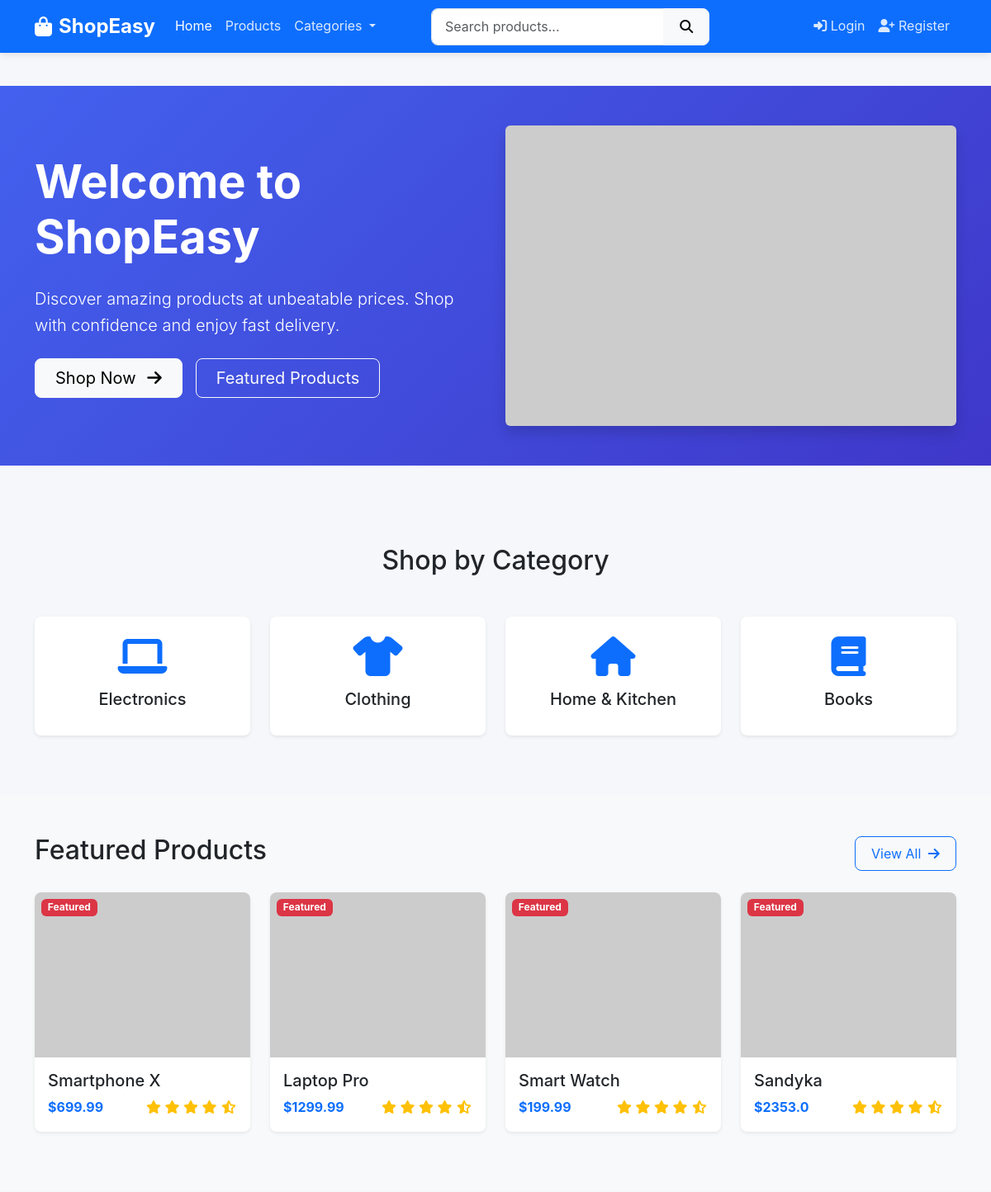
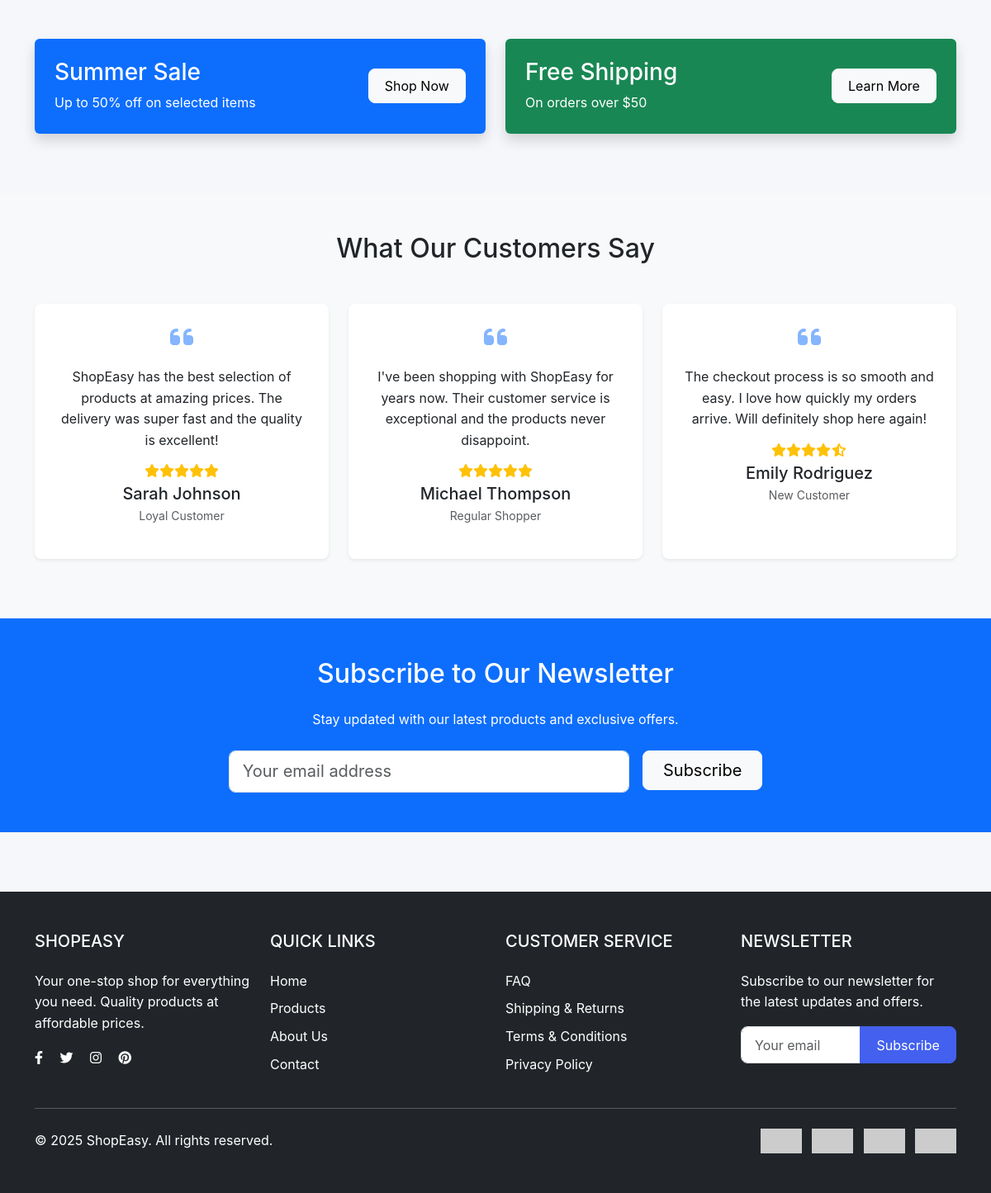
The page /home on the database its author committed (2 pictures, top to bottom).
### app/models.py (models this page shows, shortened)
class Category(db.Model):
    id = db.Column(db.Integer, primary_key=True)
    name = db.Column(db.String(50), unique=True, nullable=False)
    description = db.Column(db.String(200))
    products = db.relationship('Product', backref='category', lazy=True)

class Product(db.Model):
    id = db.Column(db.Integer, primary_key=True)
    name = db.Column(db.String(100), nullable=False)
    description = db.Column(db.Text, nullable=False)
    price = db.Column(db.Float, nullable=False)
    stock = db.Column(db.Integer, default=0)
    image = db.Column(db.String(100), default='default_product.jpg')
    category_id = db.Column(db.Integer, db.ForeignKey('category.id'), nullable=False)
    store_id = db.Column(db.Integer, db.ForeignKey('store.id'), nullable=True)
    date_added = db.Column(db.DateTime, default=datetime.utcnow)
    is_featured = db.Column(db.Boolean, default=False)

### app/routes/main.py (the view)
@main.route('/')
@main.route('/home')
def home():
    featured_products = Product.query.filter_by(is_featured=True).limit(4).all()
    categories = Category.query.all()
    return render_template('home.html',
                          featured_products=featured_products,
                          categories=categories,
                          title='Welcome to ShopEasy')

### app/templates/home.html (shortened to what this page needs)
{% extends "base.html" %}
{% block content %}
<section class="hero-section bg-primary text-white py-5">
    <div class="container">
        <div class="row align-items-center">
            <div class="col-lg-6 mb-4 mb-lg-0">
                <h1 class="display-4 fw-bold mb-4">Welcome to ShopEasy</h1>
                <p class="lead mb-4">Discover amazing products at unbeatable prices. Shop with confidence and enjoy fast delivery.</p>
                <div class="d-grid gap-2 d-md-flex">
                    <a href="{{ url_for('products.list_products') }}" class="btn btn-light btn-lg px-4 me-md-2">
                        Shop Now <i class="fas fa-arrow-right ms-2"></i>
                    </a>
                    <a href="#featured-products" class="btn btn-outline-light btn-lg px-4">
                        Featured Products
                    </a>
                </div>
            </div>
            <div class="col-lg-6">
                <img src="https://via.placeholder.com/600x400" alt="ShopEasy" class="img-fluid rounded shadow">
            </div>
        </div>
    </div>
</section>
<section class="py-5">
    <div class="container">
        <h2 class="text-center mb-5">Shop by Category</h2>
        <div class="row">
            {% for category in categories %}
            <div class="col-6 col-md-3 mb-4">
                <a href="{{ url_for('products.category', category_id=category.id) }}" class="text-decoration-none">
                    <div class="card category-card h-100 border-0 shadow-sm">
                        <div class="card-body text-center py-4">
                            <i class="fas fa-{% if category.name == 'Electronics' %}laptop{% elif category.name == 'Clothing' %}tshirt{% elif category.name == 'Home & Kitchen' %}home{% elif category.name == 'Books' %}book{% else %}shopping-bag{% endif %} fa-3x mb-3 text-primary"></i>
                            <h5 class="card-title">{{ category.name }}</h5>
                        </div>
                    </div>
                </a>
            </div>
            {% endfor %}
        </div>
    </div>
</section>
<section id="featured-products" class="py-5 bg-light">
    <div class="container">
        <div class="d-flex justify-content-between align-items-center mb-4">
            <h2>Featured Products</h2>
            <a href="{{ url_for('products.list_products') }}" class="btn btn-outline-primary">
                View All <i class="fas fa-arrow-right ms-1"></i>
            </a>
        </div>
        <div class="row">
            {% for product in featured_products %}
            <div class="col-md-6 col-lg-3 mb-4">
                <div class="card product-card h-100 shadow-sm">
                    <div class="position-relative">
                        {% if product.is_featured %}
                        <span class="badge bg-danger position-absolute top-0 start-0 m-2">Featured</span>
                        {% endif %}
                    </div>
                    <div class="card-body">
                        <h5 class="card-title">{{ product.name }}</h5>
                        <div class="d-flex justify-content-between align-items-center">
                            <span class="fw-bold text-primary">${{ product.price }}</span>
                            <div class="rating">
                                <i class="fas fa-star text-warning"></i>
                                <i class="fas fa-star text-warning"></i>
                                <i class="fas fa-star text-warning"></i>
                                <i class="fas fa-star text-warning"></i>
                                <i class="fas fa-star-half-alt text-warning"></i>
                            </div>
                        </div>
                    </div>
                </div>
            </div>
            {% endfor %}
        </div>
    </div>
</section>
<section class="py-5">
    <div class="container">
        <div class="row">
            <div class="col-md-6 mb-4">
                <div class="promo-banner bg-primary text-white p-4 rounded shadow">
                    <div class="row align-items-center">
                        <div class="col-8">
                            <h3>Summer Sale</h3>
                            <p class="mb-0">Up to 50% off on selected items</p>
                        </div>
                        <div class="col-4 text-end">
                            <a href="#" class="btn btn-light">Shop Now</a>
                        </div>
                    </div>
                </div>
            </div>
            <div class="col-md-6 mb-4">
                <div class="promo-banner bg-success text-white p-4 rounded shadow">
                    <div class="row align-items-center">
                        <div class="col-8">
                            <h3>Free Shipping</h3>
                            <p class="mb-0">On orders over $50</p>
                        </div>
                        <div class="col-4 text-end">
                            <a href="#" class="btn btn-light">Learn More</a>
                        </div>
                    </div>
                </div>
            </div>
        </div>
    </div>
</section>
<section class="py-5 bg-light">
    <div class="container">
        <h2 class="text-center mb-5">What Our Customers Say</h2>
        <div class="row">
            <div class="col-md-4 mb-4">
                <div class="card h-100 shadow-sm">
                    <div class="card-body text-center p-4">
                        <div class="mb-3">
                            <i class="fas fa-quote-left fa-2x text-primary opacity-50"></i>
                        </div>
                        <p class="card-text">ShopEasy has the best selection of products at amazing prices. The delivery was super fast and the quality is excellent!</p>
                        <div class="d-flex justify-content-center mb-2">
                            <i class="fas fa-star text-warning"></i>
                            <i class="fas fa-star text-warning"></i>
                            <i class="fas fa-star text-warning"></i>
                            <i class="fas fa-star text-warning"></i>
                            <i class="fas fa-star text-warning"></i>
                        </div>
                        <h5 class="card-title mb-1">Sarah Johnson</h5>
                        <p class="text-muted small">Loyal Customer</p>
                    </div>
                </div>
            </div>
            <div class="col-md-4 mb-4">
                <div class="card h-100 shadow-sm">
                    <div class="card-body text-center p-4">
                        <div class="mb-3">
                            <i class="fas fa-quote-left fa-2x text-primary opacity-50"></i>
                        </div>
                        <p class="card-text">I've been shopping with ShopEasy for years now. Their customer service is exceptional and the products never disappoint.</p>
                        <div class="d-flex justify-content-center mb-2">
                            <i class="fas fa-star text-warning"></i>
                            <i class="fas fa-star text-warning"></i>
                            <i class="fas fa-star text-warning"></i>
                            <i class="fas fa-star text-warning"></i>
                            <i class="fas fa-star text-warning"></i>
                        </div>
                        <h5 class="card-title mb-1">Michael Thompson</h5>
                        <p class="text-muted small">Regular Shopper</p>
                    </div>
                </div>
            </div>
            <div class="col-md-4 mb-4">
                <div class="card h-100 shadow-sm">
                    <div class="card-body text-center p-4">
                        <div class="mb-3">
                            <i class="fas fa-quote-left fa-2x text-primary opacity-50"></i>
                        </div>
                        <p class="card-text">The checkout process is so smooth and easy. I love how quickly my orders arrive. Will definitely shop here again!</p>
                        <div class="d-flex justify-content-center mb-2">
                            <i class="fas fa-star text-warning"></i>
                            <i class="fas fa-star text-warning"></i>
                            <i class="fas fa-star text-warning"></i>
                            <i class="fas fa-star text-warning"></i>
                            <i class="fas fa-star-half-alt text-warning"></i>
                        </div>
                        <h5 class="card-title mb-1">Emily Rodriguez</h5>
                        <p class="text-muted small">New Customer</p>
                    </div>
                </div>
            </div>
        </div>
    </div>
</section>
<section class="py-5 bg-primary text-white">
    <div class="container">
        <div class="row justify-content-center">
            <div class="col-lg-8 text-center">
                <h2 class="mb-4">Subscribe to Our Newsletter</h2>
                <p class="mb-4">Stay updated with our latest products and exclusive offers.</p>
                <form class="row g-3 justify-content-center">
                    <div class="col-md-8">
                        <input type="email" class="form-control form-control-lg" placeholder="Your email address">
                    </div>
                    <div class="col-md-auto">
                        <button type="submit" class="btn btn-light btn-lg px-4">Subscribe</button>
                    </div>
                </form>
            </div>
        </div>
    </div>
</section>
{% endblock %}

### app/static/css/style.css (style rules this page uses)
:root { --primary-color: #4361ee; --secondary-color: #3f37c9; --accent-color: #4cc9f0; --success-color: #4caf50; --warning-color: #ff9800; --danger-color: #f44336; --light-color: #f8f9fa; --dark-color: #212529; --gray-color: #6c757d; --gray-light-color: #e9ecef; --border-radius: 0.5rem; --box-shadow: 0 0.5rem 1rem rgba(0, 0, 0, 0.15); --transition: all 0.3s ease; }
body { font-family: 'Poppins', -apple-system, BlinkMacSystemFont, 'Segoe UI', Roboto, Oxygen, Ubuntu, Cantarell, 'Open Sans', 'Helvetica Neue', sans-serif; color: var(--dark-color); background-color: #f5f7fa; line-height: 1.6; }
a { color: var(--primary-color); text-decoration: none; transition: var(--transition); }
.btn { border-radius: var(--border-radius); padding: 0.5rem 1.2rem; transition: var(--transition); }
.card { border-radius: var(--border-radius); border: none; overflow: hidden; transition: var(--transition); }
.shadow-sm { box-shadow: 0 0.125rem 0.25rem rgba(0, 0, 0, 0.075) !important; }
.hero-section { background: linear-gradient(135deg, var(--primary-color), var(--secondary-color)); padding: 5rem 0; margin-bottom: 3rem; }
.product-card { transition: var(--transition); position: relative; }
.category-card { transition: var(--transition); }
.rating .fas.fa-star, .rating .fas.fa-star-half-alt, .rating .far.fa-star { color: #ffc107; }
.promo-banner { transition: var(--transition); }
.form-control, .input-group-text { border-radius: var(--border-radius); padding: 0.6rem 1rem; }
.fa-quote-left { opacity: 0.2; }

### rows shown on the page
Category: name "Electronics"
Category: name "Clothing"
Category: name "Home & Kitchen"
Category: name "Books"
Product: is_featured "Featured", name "Smartphone X", price "699.99"
Product: is_featured "Featured", name "Laptop Pro", price "1299.99"
Product: is_featured "Featured", name "Smart Watch", price "199.99"
Product: is_featured "Featured", name "Sandyka", price "2353.0"
